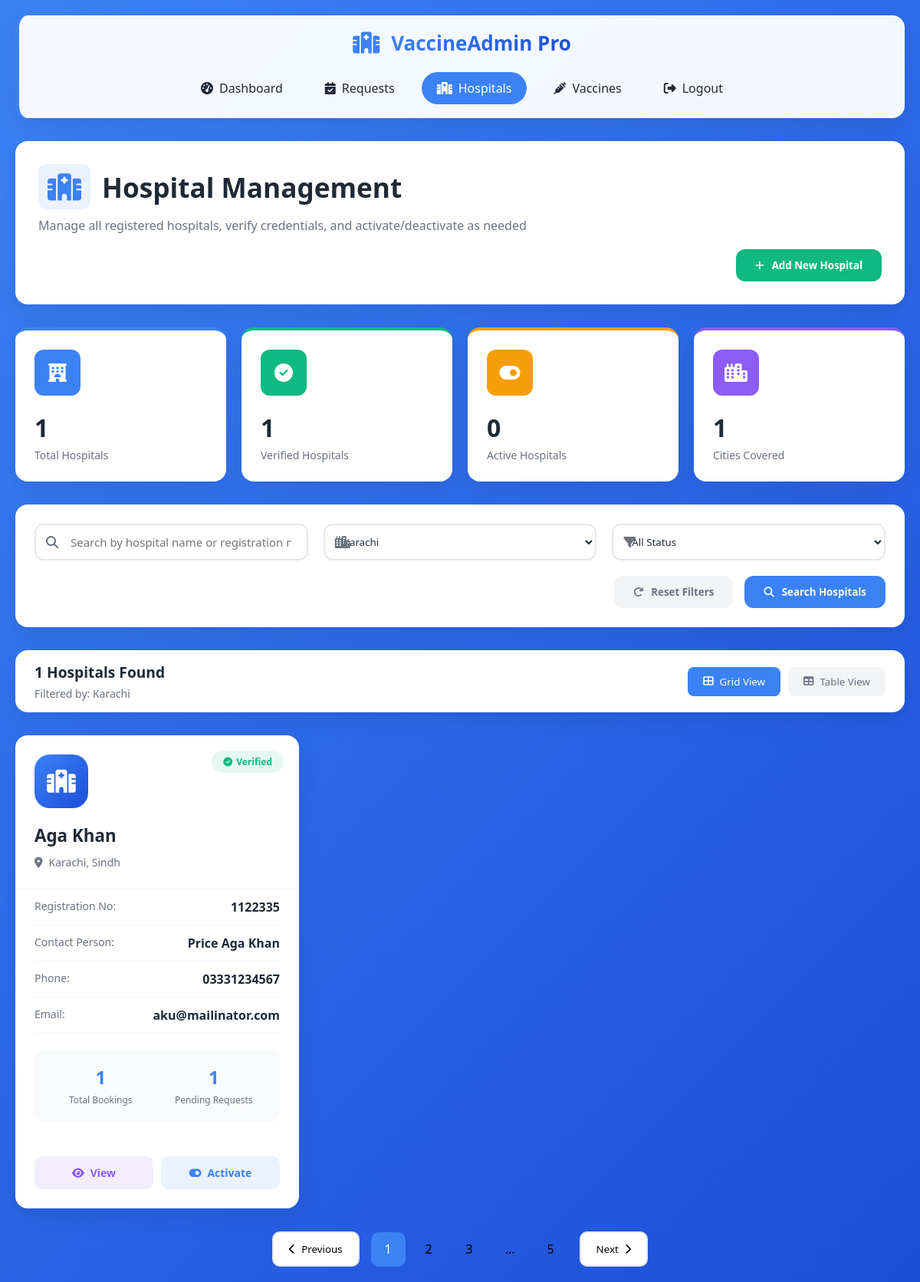
The page /admin/manage_hospitals.php?city=Karachi (signed in) on the database its author committed.
### tables this page shows
CREATE TABLE `hospitals` (
  `hospital_id` int(11) NOT NULL,
  `user_id` int(11) NOT NULL,
  `hospital_name` varchar(150) NOT NULL,
  `registration_number` varchar(50) DEFAULT NULL,
  `address` text NOT NULL,
  `city` varchar(50) NOT NULL,
  `state` varchar(50) NOT NULL,
  `postal_code` varchar(10) DEFAULT NULL,
  `latitude` decimal(10,8) DEFAULT NULL,
  `longitude` decimal(11,8) DEFAULT NULL,
  `contact_person` varchar(100) DEFAULT NULL,
  `is_verified` tinyint(1) DEFAULT 0,
  `is_active` tinyint(1) DEFAULT 1,
  `created_at` timestamp NOT NULL DEFAULT current_timestamp(),
  `updated_at` timestamp NOT NULL DEFAULT current_timestamp() ON UPDATE current_timestamp()
);

CREATE TABLE `users` (
  `user_id` int(11) NOT NULL,
  `email` varchar(100) NOT NULL,
  `password_hash` varchar(255) NOT NULL,
  `user_type` enum('admin','parent','hospital') NOT NULL,
  `phone` varchar(20) DEFAULT NULL,
  `is_active` tinyint(1) DEFAULT 1,
  `created_at` timestamp NOT NULL DEFAULT current_timestamp(),
  `updated_at` timestamp NOT NULL DEFAULT current_timestamp() ON UPDATE current_timestamp(),
  `last_login` timestamp NULL DEFAULT NULL
);

### admin/manage_hospitals.php (the view, shortened to what this page needs)
<?php
include("../dbconnection.php");
$filter_city = isset($_GET['city']) ? $_GET['city'] : '';
$filter_status = isset($_GET['status']) ? $_GET['status'] : 'all';
$query_hospitals = "SELECT h.*, u.email, u.phone, u.is_active as user_active,
                    (SELECT COUNT(*) FROM vaccination_bookings vb WHERE vb.hospital_id = h.hospital_id) as total_bookings,
                    (SELECT COUNT(*) FROM appointment_requests ar WHERE ar.hospital_id = h.hospital_id) as total_requests
                    FROM hospitals h
                    JOIN users u ON h.user_id = u.user_id
                    WHERE 1=1";
if(!empty($filter_city)) {
    $query_hospitals .= " AND h.city LIKE '%" . mysqli_real_escape_string($connection, $filter_city) . "%'";
}
$query_hospitals .= " ORDER BY h.created_at DESC";
$result_hospitals = mysqli_query($connection, $query_hospitals);
$query_stats = "SELECT
    COUNT(*) as total_hospitals,
    SUM(CASE WHEN is_verified = 1 THEN 1 ELSE 0 END) as verified_hospitals,
    SUM(CASE WHEN is_active = 1 THEN 1 ELSE 0 END) as active_hospitals,
    (SELECT COUNT(DISTINCT city) FROM hospitals) as cities_count
    FROM hospitals";
$result_stats = mysqli_query($connection, $query_stats);
$stats = mysqli_fetch_assoc($result_stats);
$query_cities = "SELECT DISTINCT city FROM hospitals WHERE city IS NOT NULL ORDER BY city";
$result_cities = mysqli_query($connection, $query_cities);
?>
<!DOCTYPE html>
<html lang="en">
<head>
    <link rel="stylesheet" href="https://cdnjs.cloudflare.com/ajax/libs/font-awesome/6.4.0/css/all.min.css">
    <link rel="stylesheet" href="https://cdnjs.cloudflare.com/ajax/libs/animate.css/4.1.1/animate.min.css">
</head>
<body>
    <nav class="admin-navbar animate__animated animate__fadeInDown">
        <div class="logo">
            <i class="fas fa-hospital-alt"></i>
            <h2>Vaccine<span>Admin</span> Pro</h2>
        </div>
        <div class="nav-links">
            <a href="dashboard.php">
                <i class="fas fa-tachometer-alt"></i> Dashboard
            </a>
            <a href="appointment_requests.php">
                <i class="fas fa-calendar-check"></i> Requests
            </a>
            <a href="manage_hospitals.php" class="active">
                <i class="fas fa-hospital"></i> Hospitals
            </a>
            <a href="manage_vaccines.php">
                <i class="fas fa-syringe"></i> Vaccines
            </a>
            <a href="../logout.php">
                <i class="fas fa-sign-out-alt"></i> Logout
            </a>
        </div>
    </nav>
    <div class="container">
        <div class="page-header">
            <h1>
                <i class="fas fa-hospital-alt"></i>
                Hospital Management
            </h1>
            <p>Manage all registered hospitals, verify credentials, and activate/deactivate as needed</p>
            <div class="filter-actions">
                <button class="btn btn-add" onclick="window.location.href='add_hospital.php'">
                    <i class="fas fa-plus"></i> Add New Hospital
                </button>
            </div>
        </div>
        <div class="stats-container">
            <div class="stat-card animate__animated animate__fadeInUp">
                <div class="stat-icon">
                    <i class="fas fa-hotel"></i>
                </div>
                <h3><?php echo $stats['total_hospitals']; ?></h3>
                <p>Total Hospitals</p>
            </div>
            <div class="stat-card animate__animated animate__fadeInUp" style="animation-delay: 0.1s">
                <div class="stat-icon">
                    <i class="fas fa-check-circle"></i>
                </div>
                <h3><?php echo $stats['verified_hospitals']; ?></h3>
                <p>Verified Hospitals</p>
            </div>
            <div class="stat-card animate__animated animate__fadeInUp" style="animation-delay: 0.2s">
                <div class="stat-icon">
                    <i class="fas fa-toggle-on"></i>
                </div>
                <h3><?php echo $stats['active_hospitals']; ?></h3>
                <p>Active Hospitals</p>
            </div>
            <div class="stat-card animate__animated animate__fadeInUp" style="animation-delay: 0.3s">
                <div class="stat-icon">
                    <i class="fas fa-city"></i>
                </div>
                <h3><?php echo $stats['cities_count']; ?></h3>
                <p>Cities Covered</p>
            </div>
        </div>
        <form id="filterForm" method="GET" class="filters-section">
            <div class="filter-grid">
                <div class="filter-group">
                    <i class="fas fa-search"></i>
                    <input type="text"
                           id="searchInput"
                           name="search"
                           class="filter-input"
                           placeholder="Search by hospital name or registration number..."
                           value="<?php echo isset($_GET['search']) ? htmlspecialchars($_GET['search']) : ''; ?>">
                </div>
                <div class="filter-group">
                    <i class="fas fa-city"></i>
                    <select id="cityFilter" name="city" class="filter-select">
                        <?php while($city = mysqli_fetch_assoc($result_cities)): ?>
                        <option value="<?php echo $city['city']; ?>"
                            <?php echo ($filter_city == $city['city']) ? 'selected' : ''; ?>>
                            <?php echo htmlspecialchars($city['city']); ?>
                        </option>
                        <?php endwhile; ?>
                    </select>
                </div>
                <div class="filter-group">
                    <i class="fas fa-filter"></i>
                    <select id="statusFilter" name="status" class="filter-select">
                        <option value="all" <?php echo ($filter_status == 'all') ? 'selected' : ''; ?>>All Status</option>
                    </select>
                </div>
            </div>
            <div class="filter-actions">
                <button type="button" class="btn btn-reset" onclick="resetFilters()">
                    <i class="fas fa-redo"></i> Reset Filters
                </button>
                <button type="button" class="btn btn-search" onclick="searchHospitals()">
                    <i class="fas fa-search"></i> Search Hospitals
                </button>
            </div>
        </form>
        <div class="view-toggle">
            <div>
                <h3 style="color: var(--dark); font-size: 1.2rem;">
                    <?php echo mysqli_num_rows($result_hospitals); ?> Hospitals Found
                </h3>
                <p style="color: var(--gray); font-size: 14px; margin-top: 5px;">
                    <?php if($filter_city): ?>Filtered by: <?php echo htmlspecialchars($filter_city); ?><?php endif; ?>
                </p>
            </div>
            <div class="view-buttons">
                <button class="view-btn active" onclick="toggleView('grid')">
                    <i class="fas fa-th-large"></i> Grid View
                </button>
                <button class="view-btn" onclick="toggleView('table')">
                    <i class="fas fa-table"></i> Table View
                </button>
            </div>
        </div>
        <?php if(mysqli_num_rows($result_hospitals) > 0): ?>
        <div id="gridView" class="hospitals-grid">
            <?php
            mysqli_data_seek($result_hospitals, 0);
            while($row = mysqli_fetch_assoc($result_hospitals)):
                $isVerified = $row['is_verified'];
                $isActive = $row['is_active'];
            ?>
            <div class="hospital-card animate__animated animate__fadeInUp">
                <div class="hospital-header">
                    <?php if($isVerified): ?>
                    <span class="hospital-badge badge-verified">
                        <i class="fas fa-check-circle"></i> Verified
                    </span>
                    <?php else: ?>
                    <span class="hospital-badge badge-pending">
                        <i class="fas fa-clock"></i> Pending
                    </span>
                    <?php endif; ?>
                    <div class="hospital-icon">
                        <i class="fas fa-hospital"></i>
                    </div>
                    <h3><?php echo htmlspecialchars($row['hospital_name']); ?></h3>
                    <p>
                        <i class="fas fa-map-marker-alt"></i>
                        <?php echo htmlspecialchars($row['city']); ?>, <?php echo htmlspecialchars($row['state']); ?>
                    </p>
                </div>
                <div class="hospital-details">
                    <div class="detail-item">
                        <span class="detail-label">Registration No:</span>
                        <span class="detail-value"><?php echo htmlspecialchars($row['registration_number']); ?></span>
                    </div>
                    <div class="detail-item">
                        <span class="detail-label">Contact Person:</span>
                        <span class="detail-value"><?php echo htmlspecialchars($row['contact_person']); ?></span>
                    </div>
                    <div class="detail-item">
                        <span class="detail-label">Phone:</span>
                        <span class="detail-value"><?php echo $row['phone'] ? htmlspecialchars($row['phone']) : 'N/A'; ?></span>
                    </div>
                    <div class="detail-item">
                        <span class="detail-label">Email:</span>
                        <span class="detail-value"><?php echo htmlspecialchars($row['email']); ?></span>
                    </div>
                    <div class="hospital-stats">
                        <div class="stat-item">
                            <div class="stat-number"><?php echo $row['total_bookings']; ?></div>
                            <div class="stat-label">Total Bookings</div>
                        </div>
                        <div class="stat-item">
                            <div class="stat-number"><?php echo $row['total_requests']; ?></div>
                            <div class="stat-label">Pending Requests</div>
                        </div>
                    </div>
                </div>
                <div class="hospital-actions">
                    <button class="action-btn btn-view" onclick="window.location.href='hospital_details.php?id=<?php echo $row['hospital_id']; ?>'">
                        <i class="fas fa-eye"></i> View
                    </button>
                    <?php if($isActive): ?>
                    <button class="action-btn btn-deactivate"
                            onclick="if(confirmAction('deactivate', <?php echo $row['hospital_id']; ?>, '<?php echo addslashes($row['hospital_name']); ?>')) window.location.href='toggle_hospital_status.php?id=<?php echo $row['hospital_id']; ?>&action=deactivate'">
                        <i class="fas fa-toggle-off"></i> Deactivate
                    </button>
                    <?php else: ?>
                    <button class="action-btn btn-activate"
                            onclick="if(confirmAction('activate', <?php echo $row['hospital_id']; ?>, '<?php echo addslashes($row['hospital_name']); ?>')) window.location.href='toggle_hospital_status.php?id=<?php echo $row['hospital_id']; ?>&action=activate'">
                        <i class="fas fa-toggle-on"></i> Activate
                    </button>
                    <?php endif; ?>
                </div>
            </div>
            <?php endwhile; ?>
        </div>
        <div class="pagination">
            <button class="pagination-btn">
                <i class="fas fa-chevron-left"></i> Previous
            </button>
            <div class="page-numbers">
                <span class="page-number active">1</span>
                <span class="page-number">2</span>
                <span class="page-number">3</span>
                <span class="page-number">...</span>
                <span class="page-number">5</span>
            </div>
            <button class="pagination-btn">
                Next <i class="fas fa-chevron-right"></i>
            </button>
        </div>
        <?php endif; ?>
    </div>
</body>
</html>

### rows shown on the page
hospitals: is_verified 1 (drawn), hospital_name "Aga Khan", city "Karachi", state "Sindh", registration_number "1122335", contact_person "Price Aga Khan", user.phone "03331234567", user.email "aku@mailinator.com", total_bookings "1", total_requests "1"

### other values the page prints
$stats['total_hospitals'] "1"
$stats['verified_hospitals'] "1"
$stats['active_hospitals'] "0"
$stats['cities_count'] "1"
mysqli_num_rows($result_hospitals) "1"
$filter_city "Karachi"
form field city "Karachi"
